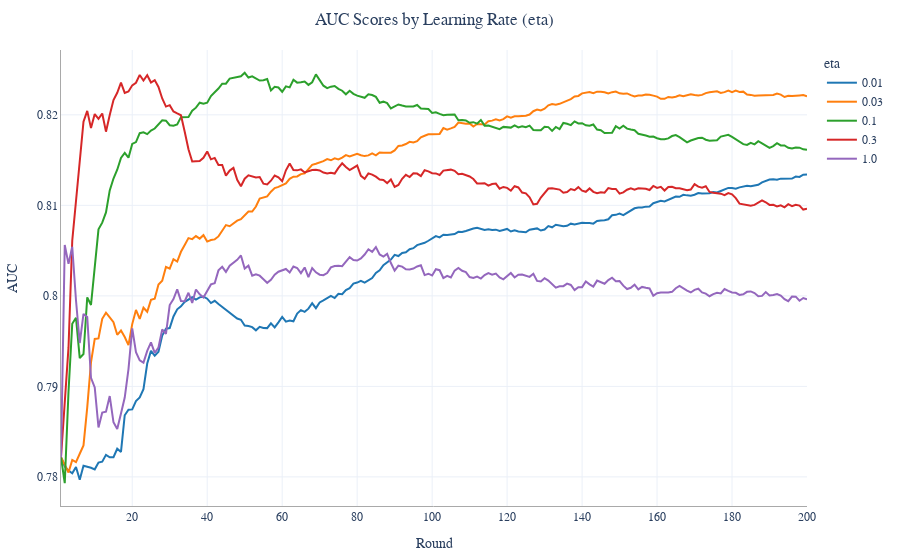

Notebook cell for this chart:
### Code cell
# Create a DataFrame
scores_df = pd.DataFrame(data)

fig = px.line(scores_df, x='Round', y='AUC', color='eta', 
              title='AUC Scores by Learning Rate (eta)')

# Show the plot
fig.show()

### Figure 1 — Plotly figure (JSON) as saved in the notebook; plotly's stock layout.template omitted (floating-point values rounded to 4 significant figures; data arrays with more than 128 entries replaced by an {"elided": "..."} marker saying what was removed)
{"data": [{"hovertemplate": "eta=0.01<br>Round=%{x}<br>AUC=%{y}<extra></extra>", "legendgroup": "0.01", "line": {"color": "#1F77B4", "dash": "solid"}, "marker": {"symbol": "circle"}, "mode": "lines", "name": "0.01", "orientation": "v", "showlegend": true, "type": "scatter", "x": {"elided": "200 int values"}, "xaxis": "x", "y": {"elided": "200 float values"}, "yaxis": "y"}, {"hovertemplate": "eta=0.03<br>Round=%{x}<br>AUC=%{y}<extra></extra>", "legendgroup": "0.03", "line": {"color": "#FF7F0E", "dash": "solid"}, "marker": {"symbol": "circle"}, "mode": "lines", "name": "0.03", "orientation": "v", "showlegend": true, "type": "scatter", "x": {"elided": "200 int values"}, "xaxis": "x", "y": {"elided": "200 float values"}, "yaxis": "y"}, {"hovertemplate": "eta=0.1<br>Round=%{x}<br>AUC=%{y}<extra></extra>", "legendgroup": "0.1", "line": {"color": "#2CA02C", "dash": "solid"}, "marker": {"symbol": "circle"}, "mode": "lines", "name": "0.1", "orientation": "v", "showlegend": true, "type": "scatter", "x": {"elided": "200 int values"}, "xaxis": "x", "y": {"elided": "200 float values"}, "yaxis": "y"}, {"hovertemplate": "eta=0.3<br>Round=%{x}<br>AUC=%{y}<extra></extra>", "legendgroup": "0.3", "line": {"color": "#D62728", "dash": "solid"}, "marker": {"symbol": "circle"}, "mode": "lines", "name": "0.3", "orientation": "v", "showlegend": true, "type": "scatter", "x": {"elided": "200 int values"}, "xaxis": "x", "y": {"elided": "200 float values"}, "yaxis": "y"}, {"hovertemplate": "eta=1.0<br>Round=%{x}<br>AUC=%{y}<extra></extra>", "legendgroup": "1.0", "line": {"color": "#9467BD", "dash": "solid"}, "marker": {"symbol": "circle"}, "mode": "lines", "name": "1.0", "orientation": "v", "showlegend": true, "type": "scatter", "x": {"elided": "200 int values"}, "xaxis": "x", "y": {"elided": "200 float values"}, "yaxis": "y"}], "layout": {"legend": {"title": {"text": "eta"}, "tracegroupgap": 0}, "title": {"text": "AUC Scores by Learning Rate (eta)"}, "xaxis": {"anchor": "y", "domain": [0, 1], "title": {"text": "Round"}}, "yaxis": {"anchor": "x", "domain": [0, 1], "title": {"text": "AUC"}}}}
